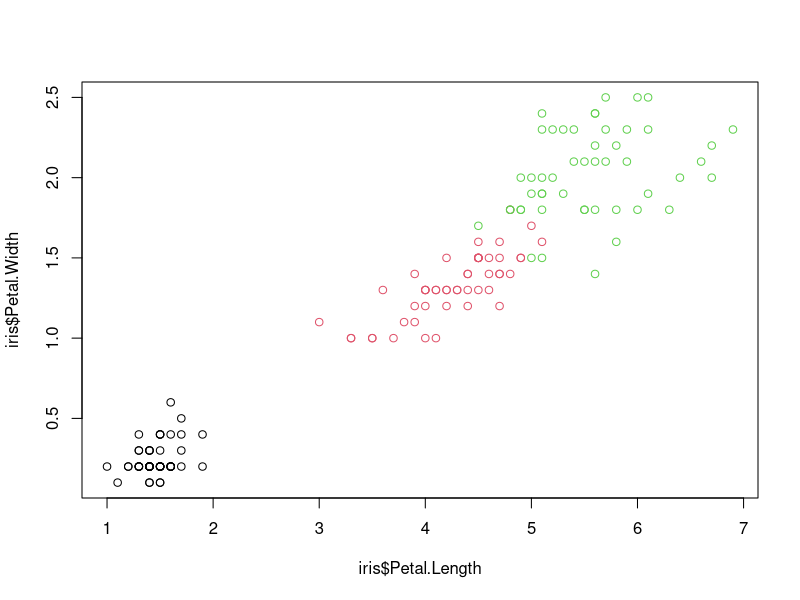
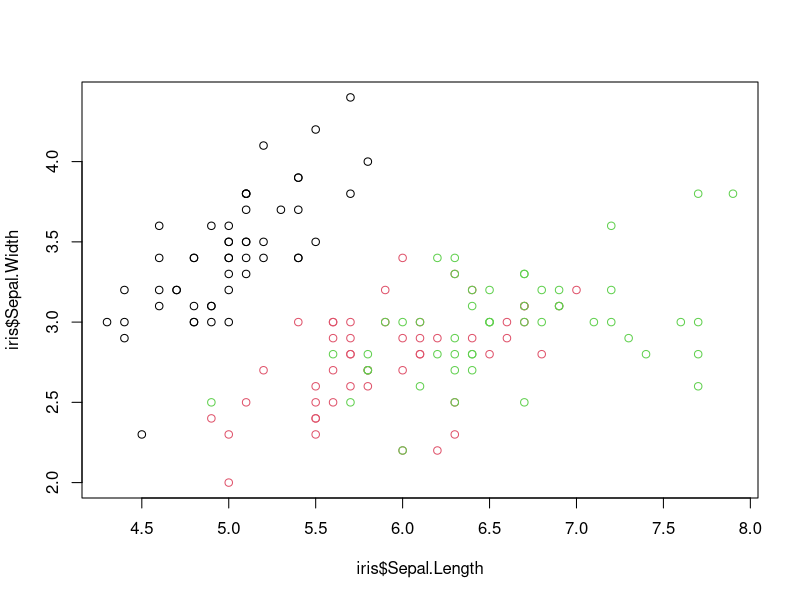
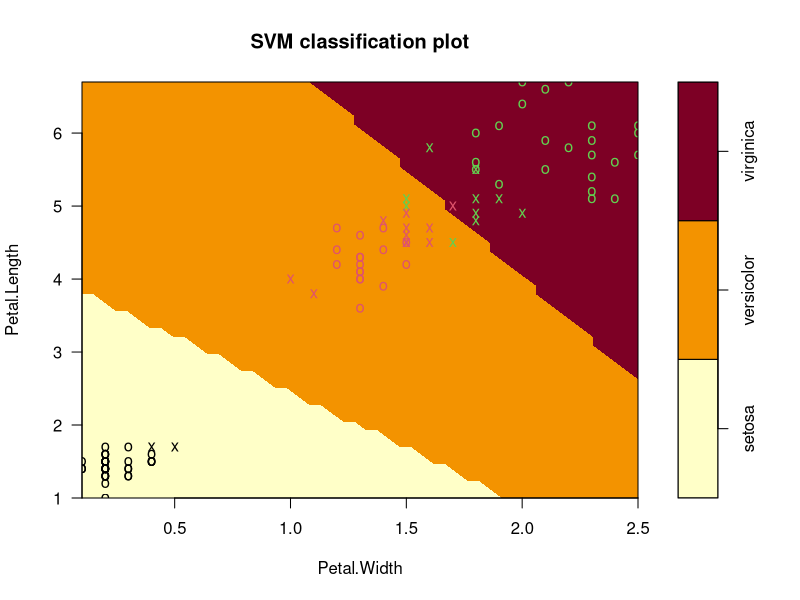
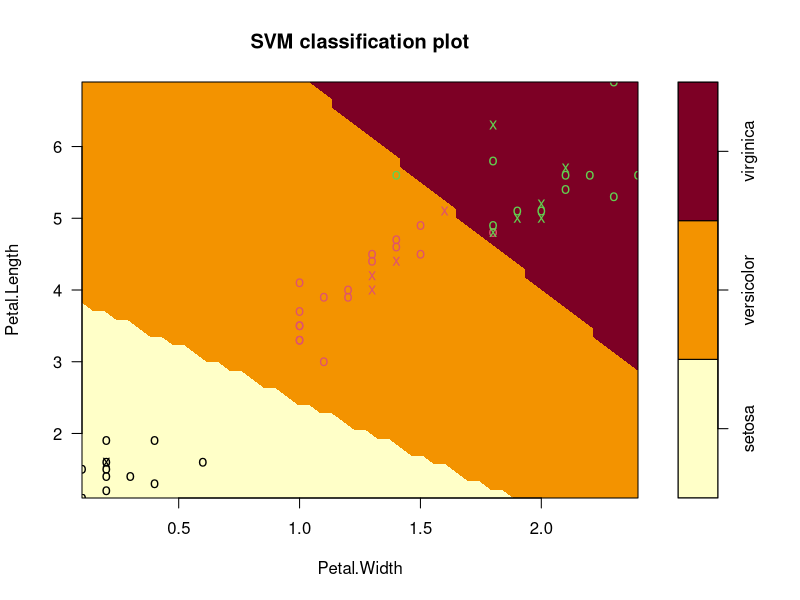
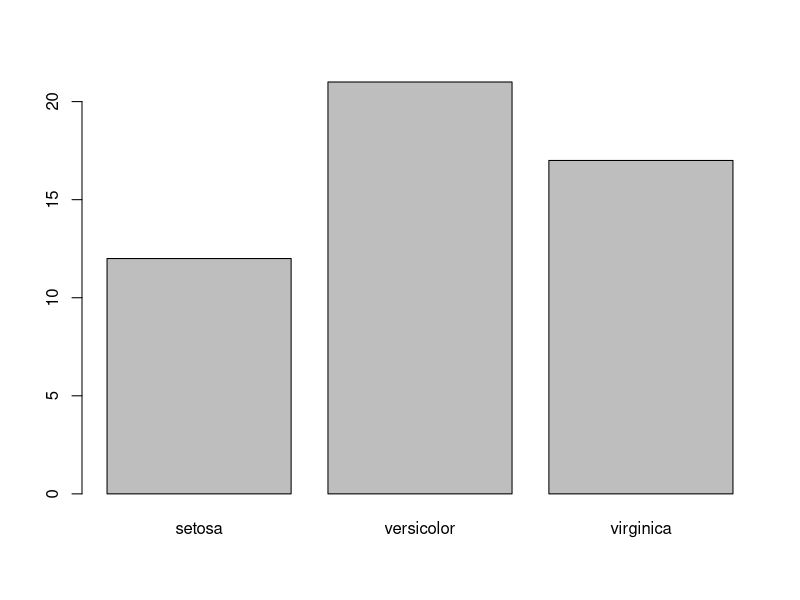

Source code (R) for these figures, in order:
## Support Vector Machines
## iris dataset

install.packages('e1071')
library(e1071)

data()
# pre fed datasets in R

head(iris)
# first 6 entries of iris dataset

data(iris)
# activate iris dataset
summary(iris)
str(iris)
# 150 observations of 5 variables
# 50 observations for each of 3 species

plot(iris$Petal.Length, iris$Petal.Width, col=iris$Species)
# scatterplot of petal width as dependent of petal length is linear
plot(iris$Sepal.Length, iris$Sepal.Width, col=iris$Species)
# scatterplot of sepal width as dependent of sepal length is not much correlation

s <- sample(1:150, 100)
# sample sequence of 100 numbers from range 1 to 150

iris_train <- iris[s,3:5] 
iris_test <- iris[-s,3:5] 
# training and test datasets study petal width and length 
# 100 random samples from iris in train and remaining 50 in test

model <- svm(Species ~., data = iris_train, kernel = "linear") 
summary(model) 
plot(model, iris_train)
# svm performs classification and regression

pred <- predict(model, iris_test, type = "class") 
plot(model, iris_test)
plot(pred)
# predicts test dataset according to model calculations

tab <- table(Predicted = pred, Actual = iris_test[,3]) 
tab
# compare predicted test values with actual test values 

sum(diag(tab))/sum(tab)*100 
# accuracy of 96%